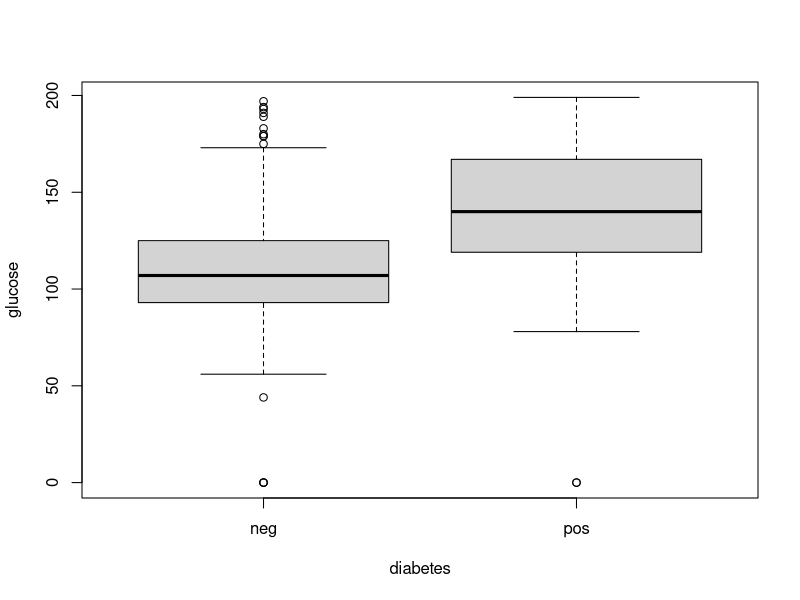
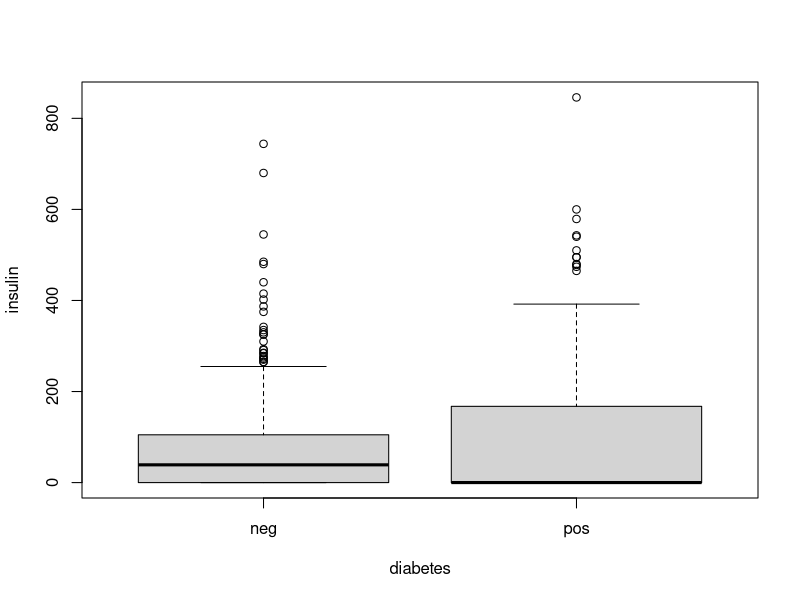

Generate these figures, in order, with R:
library(tidyverse)
library(mlbench)
data("PimaIndiansDiabetes")
df <- (PimaIndiansDiabetes)
df
df %>% glimpse
df %>% group_by(diabetes) %>% summarise_all(mean)
df %>% group_by(diabetes) %>% summarise_all(list(Mean=mean,SD=sd,Median=median,Min=min,Max=max)) %>% t()
pos <- df %>% filter(diabetes=="pos")
pos
neg <- df %>% filter(diabetes=="neg")
neg
cor_pos <- pos %>% select(-diabetes) %>% cor()
cor_pos
cor_neg <- neg %>% select(-diabetes) %>% cor()
cor_neg
t.test (glucose~diabetes,data=df)
t.test (pressure~diabetes,data=df)
t.test (triceps~diabetes,data=df)
boxplot (glucose~diabetes,data=df)
boxplot (insulin~diabetes,data=df)

# Prevalence
events <- df$diabetes
events
Prevalence <- mean(events=="pos")
#long method to calculate prevalence
total <- nrow(df)
table(df$diabetes)
diabetic_cases <- sum(df$diabetes=="pos",na.rm=TRUE)
prevalence <- diabetic_cases/total
prevalence <- diabetic_cases/total
